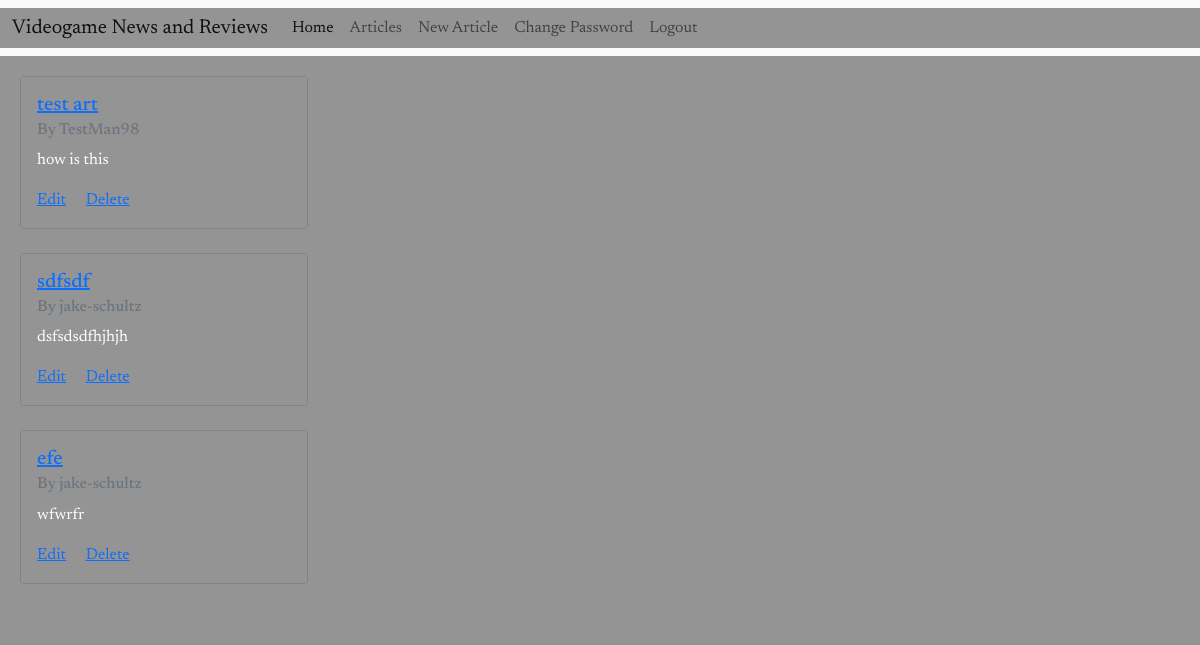
The page /articles/ (signed in) on the database as committed earlier.
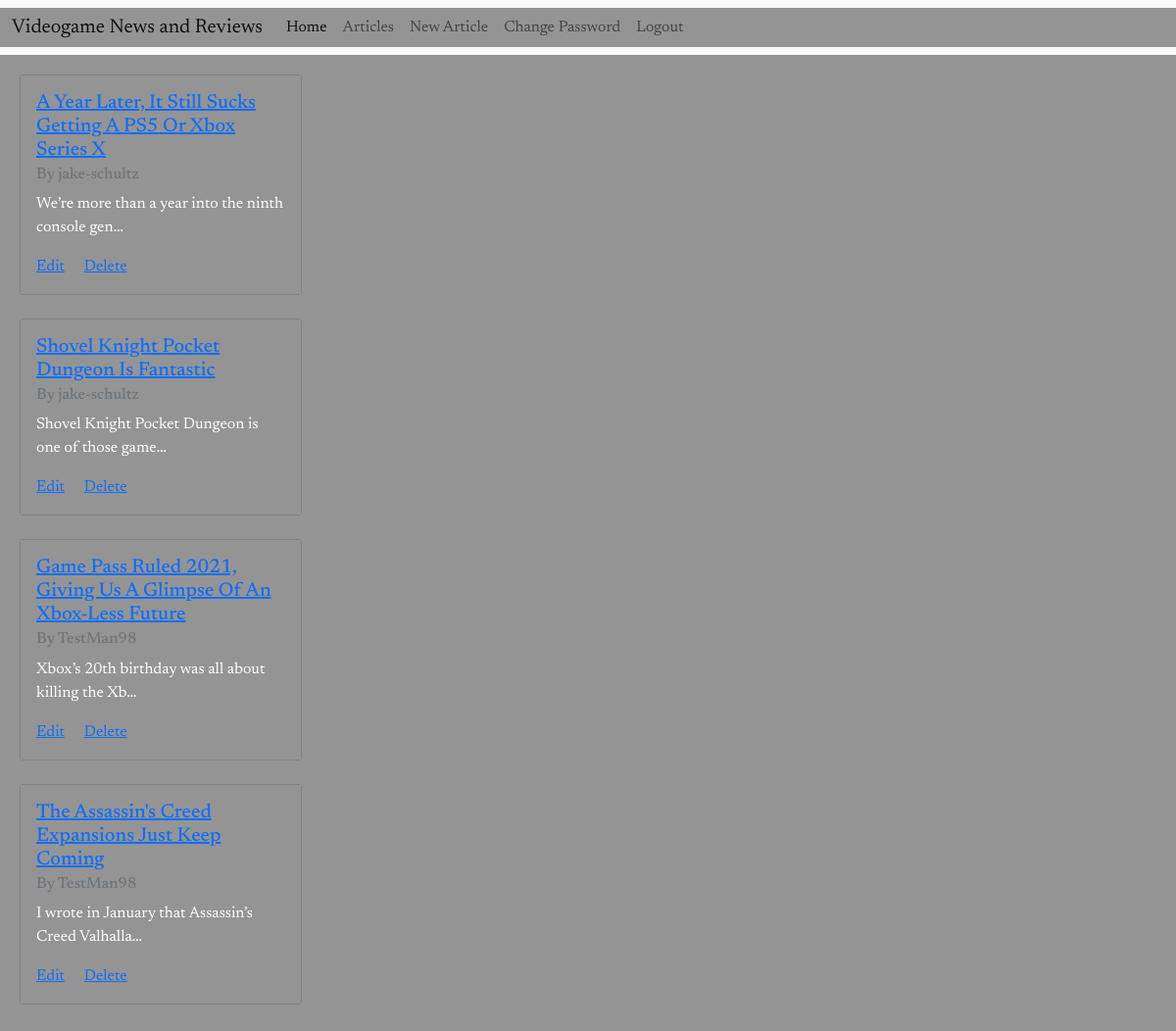
The same page on the database as committed later.
### articles/models.py (models this page shows, shortened)
class Article(models.Model):
    title = models.CharField(max_length=255)
    body = models.TextField()
    creation = models.DateTimeField(auto_now_add=True)
    author = models.ForeignKey(
        get_user_model(),
        on_delete=models.CASCADE
    )
    category = models.ForeignKey(
        Category,
        on_delete=models.CASCADE,
        null=True,
        default=None
    )

### accounts/models.py (models this page shows)
class CustomUser(AbstractUser):
    role = models.CharField(max_length=255)
    department = models.CharField(max_length=255)

### articles/views.py (the view)
# urls.py: path('', ArticleListView.as_view(), name='article_list'),
class ArticleListView(LoginRequiredMixin, ListView):
    model = Article
    template_name = "article_list.html"

### templates/article_list.html (shortened to what this page needs)
{% extends "base.html" %}
{% block content %}
    <div>
    {% for article in article_list %}
        <div class="card" style="width: 18rem;">
            <div class="card-body">
                <h5 class="card-title"><a href="{% url 'article_detail' article.id %}">{{ article.title }}</a>
                    </h5>
                <h6 class="card-subtitle mb-2 text-muted">By {{ article.author }}</h6>
                <p class="card-text">{{ article.body | truncatechars:50}}</p>
                <a href="{% url 'article_edit' article.id %}" class="card-link">Edit</a>
                <a href="{% url 'article_delete' article.id %}" class="card-link">Delete</a>
            </div>
        </div> <br/>
    {% endfor %}
    </div>
{% endblock content %}

### templates/base.html (shortened to what this page needs)
{% load static %}
<!DOCTYPE html>
<html lang="en">
<head>
    <link rel="stylesheet" href="{% static 'css/base.css' %}">
    <link href="https://cdn.jsdelivr.net/npm/bootstrap@5.1.3/dist/css/bootstrap.min.css" rel="stylesheet">
</head>
<body>
    <nav class="navbar navbar-expand-lg navbar-light bg-light">
        <div class="container-fluid">
          <a class="navbar-brand" href="#">Videogame News and Reviews</a>
          <div class="collapse navbar-collapse" id="navbarNavAltMarkup">
            <div class="navbar-nav">
              <a class="nav-link active" aria-current="page" href="{% url 'article_list' %}">Home</a>
              <a class="nav-link" href="{% url 'article_list' %}">Articles</a>
              <a class="nav-link" href="{% url 'article_new' %}">New Article</a>
              {% if user.is_authenticated %}
                <a class="nav-link" href="{% url 'password_change' %}">Change Password</a>
                <a class="nav-link" href="{% url 'logout' %}">Logout</a>
              {% else %}
                <a class="nav-link" href="{% url 'signup' %}">Sign Up</a>
                <a class="nav-link" href="{% url 'login' %}">Login</a>
              {% endif %}
            </div>
          </div>
        </div>
      </nav>
    <div style="margin: 10px; padding: 10px;">
        {% block content %}
        {% endblock content %}
    </div>
</body>
</html>

### static/css/base.css (style rules this page uses)
* { font-family: 'Newsreader', serif; color: white; background-color: rgb(148, 148, 148) !important; }
body { color: white; background-color: rgb(148, 148, 148); }
.card-subtitle { color: white; }
.card { display: flex; flex-direction: row; flex-wrap: wrap; }

Rows that differ between the two databases and show on the page:
removed Article: title "test art", author "TestMan98", body "how is this"
removed Article: title "sdfsdf", author "jake-schultz", body "dsfsdsdfhjhjh"
removed Article: title "efe", author "jake-schultz", body "wfwrfr"
added Article: title "A Year Later, It Still Sucks Getting A PS5 Or Xbox Series X", author "jake-schultz", body "We’re more than a year into the ninth console gen…"
added Article: title "Shovel Knight Pocket Dungeon Is Fantastic", author "jake-schultz", body "Shovel Knight Pocket Dungeon is one of those game…"
added Article: title "Game Pass Ruled 2021, Giving Us A Glimpse Of An Xbox-Less Future", author "TestMan98", body "Xbox’s 20th birthday was all about killing the Xb…"
added Article: title "The Assassin's Creed Expansions Just Keep Coming", author "TestMan98", body "I wrote in January that Assassin’s Creed Valhalla…"
